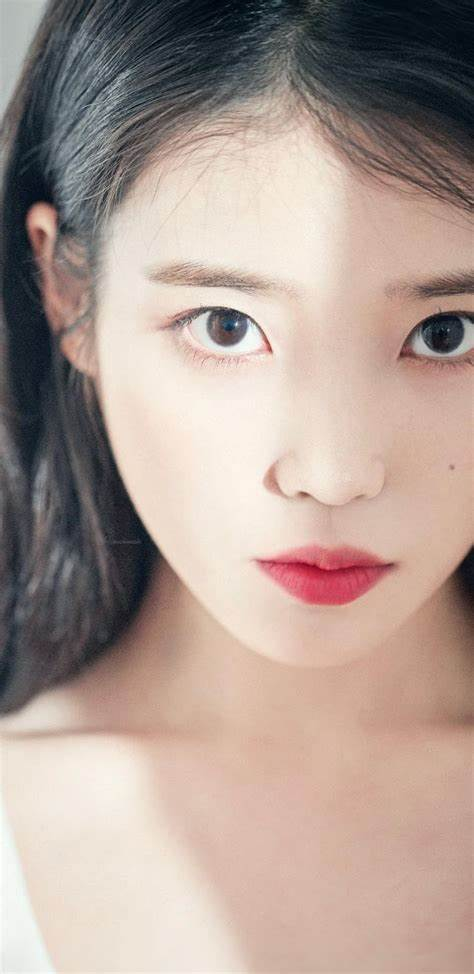
#> input picture data/test.jpg, 474 x 974 px
$ python OpenCV_8.py
#> lines starting #> are read from the running program, lines starting #| are printed output that depends on the picture
# OpenCV 강좌 : 제 8강 - 크기 조절

# 크기 조절(Resize)

'''
영상이나 이미지의 이미지를 확대하거나 축소하는 연산에서 확인할 수 있듯이 이미지의 크기를 변형하는 것은 단순한 연산이 아님
이미지를 확대하는 경우에는 픽셀에 대한 보간법,
이미지를 축소하는 경우에는 픽셀에 대한 병합법이 수행됨
이미지 피라미드는 2배로 확대하거나 축소하는 경우만 가능하므로, 원하는 크기로 변환하기 위해서 이미지 크기 조절 함수를 사용함
이미지 크기를 조절하는 방법은 크게 두가지 방법
첫 번째 방법은 이미지의 크기를 사용자가 요구하는 절대 크기로 변경하는 방법
즉, 임의의 크기(640*480 이나 123*456 등의 이미지 크기)로 변환하는 것을 의미
두 번째 방법은 이미지의 크기를 비율에 맞게 상대 크기로 변경하는 방법
입력 이미지의 크기와 비례하도록 너비와 높이가 계산됨
'''

# 메인 코드

import os

os.chdir(r'C:\Users\USER\Desktop\vs코드\wkit_vs\OpenCV_study')
import cv2

src = cv2.imread('./data/test.jpg', cv2.IMREAD_COLOR)
#> src is the input picture: shape (974, 474, 3); mean B, G, R 148.2, 156.4, 174.3

dst = cv2.resize(src, dsize=(640, 480), interpolation=cv2.INTER_AREA)
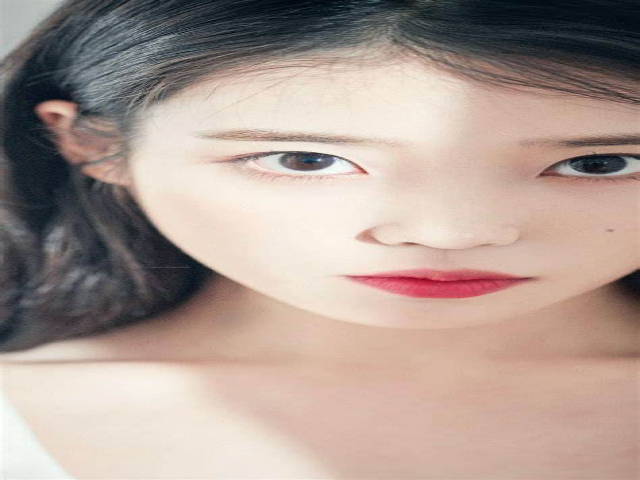
#> dst: shape (480, 640, 3); mean B, G, R 148.1, 156.3, 174.1
dst2 = cv2.resize(src, dsize=(0,0), fx=0.3, fy=0.7, interpolation=cv2.INTER_LINEAR)
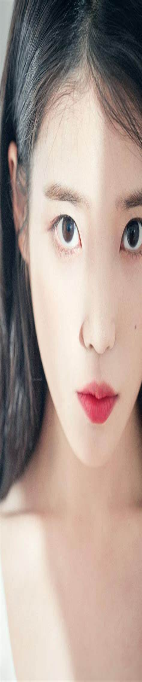
#> dst2: shape (682, 142, 3); mean B, G, R 148.2, 156.4, 174.2

cv2.imshow('src', src)
cv2.imshow('dst', dst)
cv2.imshow('dst2', dst2)
cv2.waitKey()
cv2.destroyAllWindows()

# 세부 코드

# dst = cv2.resize(src, dsize=(640, 480), interpolation=cv2.INTER_AREA)
# dst2 = cv2.resize(src, dsize=(0, 0), fx=0.3, fy=0.7, interpolation=cv2.INTER_LINEAR)

'''
이미지 크기 조절 함수(cv2.resize)로 이미지의 크기를 변경할 수 있다.
dst = cv2.resize(src, dstSize, fx, fy, interpolation)는
입력 이미지(src), 절대 크기(dstSize), 상대 크기(fx, fy), 보간법(interpolation)으로
출력 이미지(dst)을 생성함
절대 크기는 튜플(Tuple) 형식으로 (너비, 높이)의 값을 할당해 사용함
절대 크기는 다음과 같은 수식을 통해 계산됨
dsize.width = round(fx * src.cols)
dsize.height = round(fy * src.rows)
상대 크기는 절대 크기에 (0,0)을 할당한 다음, 상대 크기의 값을 할당해 사용함
절대 크기에 (0,0)을 할당하는 이유로는 fx와 fy에서 계산된 크기가 dsize에 할당되기 때문
그러므로, 상대 크기로 이미지를 변경하기 위해서는 절대 크기에 0의 값을 할당해 사용함
상대 크기는 다음과 같은 수식을 통해 계산됨
fx = dsize.width/src.cols
fy = dsize.height/src.rows
보간법은 이미지의 크기를 변경하는 경우, 변형된 이미지의 픽셀은 추정해서 값을 할당해야 함
이미지의 비율을 변경하면 존재하지 않는 영역에 새로운 픽셀값을 매핑하거나 존재하는 픽세들을 압축해서 새로운 값을 할당해야 함
이를 이미지 상에 존재하는 픽셀 데이터(x_i,y_i)들에 대해 근사 함수 f(x,y)를 적용해서 새로운 픽셀 값을 구하는 것을 이해할 수 있다.
그러므로, 추정해야 하는 픽셀은 보간법을 이용하여 픽셀들의 값을 할당함
'''

# 추가 정보
'''
- interpolation 속성
cv2.INTER_NEAREST 이웃 보간법
cv2.INTER_LINEAR 쌍 선형 보간법
cv2.INTER_LINEAR_EXACT 비트 쌍 선형 보간법
cv2.INTER_CUBIC 바이큐빅 보간법
cv2.INTER_AREA 영역 보간법
cv2.INTER_LANCZOS4 Lanszos 보간법

일반적으로 쌍 선형 보간법이 가장 많이 사용됨
이미지를 확대하는 경우, 바이큐빅 보간법이나 쌍 선형 보간법을 가장 많이 사용
이미지를 축소하는 경우, 영역 보간법을 가장 많이 사용함
영역 보간법에서 이미지를 확대하는 경우, 이웃 보간법과 비슷한 결과를 반환함
'''
